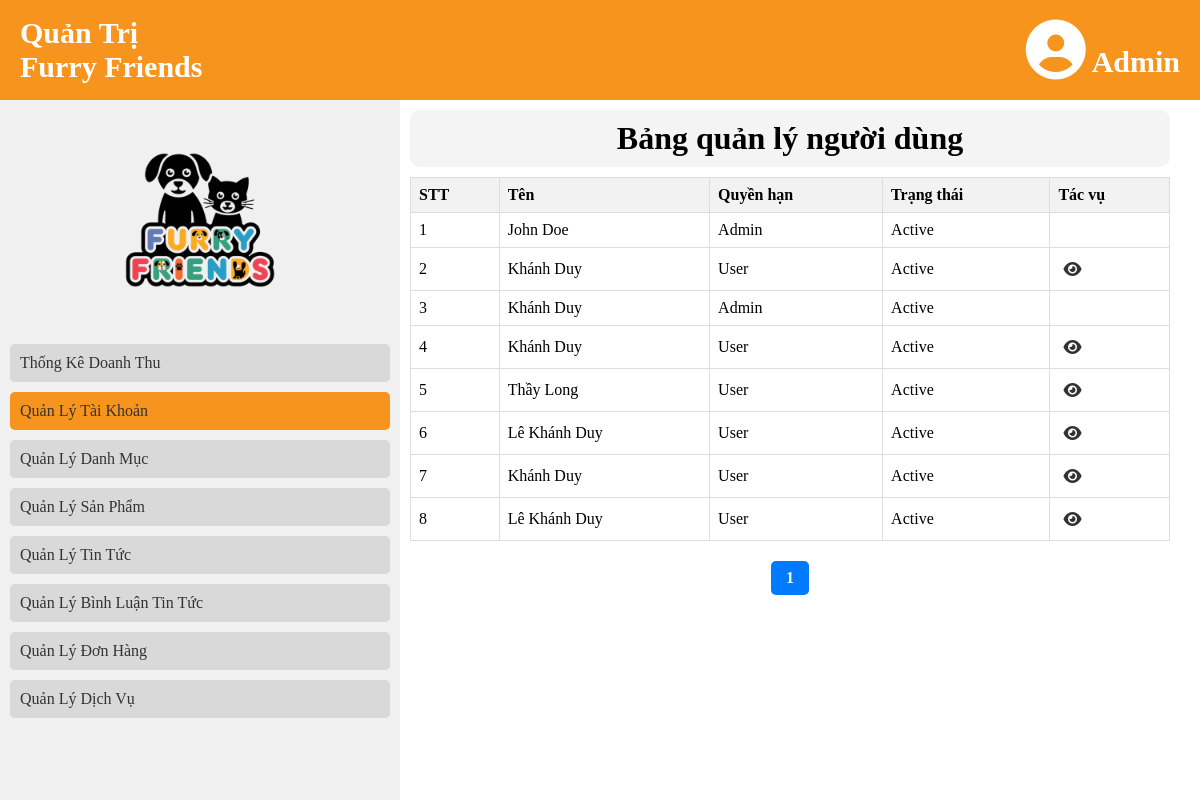
Page /admin.php?Page=quan_ly_tai_khoan (signed in) on the committed database.
### tables this page shows
CREATE TABLE `users` (
  `ID` int(11) NOT NULL,
  `Username` varchar(40) NOT NULL,
  `Password` varchar(100) NOT NULL,
  `Name` varchar(50) NOT NULL,
  `Phone` varchar(50) NOT NULL,
  `Email` varchar(50) NOT NULL,
  `Role` tinyint(1) NOT NULL,
  `Status` tinyint(1) NOT NULL
);

### admin/controller/Admin_Controller.php (called while the page is built, shortened)
<?php
class Admin_Controller
{
    public function __construct()
    {
        $this->Import_Database = new Database();
    }
    public function quan_ly_tai_khoan()
    {
        $Limit = 10;
        $Page_num = isset($_GET['Page_Num']) ? $_GET['Page_Num'] : 1;
        include_once 'admin/views/header.php';
        include_once 'admin/views/nav.php';
        include_once 'admin/views/quan_ly_tai_khoan.php';
    }
}

### admin/views/quan_ly_tai_khoan.php (the view, shortened to what this page needs)
<main>
    <h1 class="Title-Page-Main">Bảng quản lý người dùng</h1>
    <table>
        <tr>
            <th>STT</th>
            <th>Tên</th>
            <th>Quyền hạn</th>
            <th>Trạng thái</th>
            <th>Tác vụ</th>
        </tr>
        <?php
        $List_User = '';
        $STT = ($Page_num - 1) * $Limit + 1;
        foreach ($this->Import_Database->Get_User_By_Page($Limit, $Page_num) as $User) {
            $List_User .= '
                    <tr>
                        <td>' . $STT++ . '</td>
                        <td>' . $User['Name'] . '</td>';
            $List_User .= $User['Role'] == 1 ? '<td>Admin</td>' : '<td>User</td>';
            $List_User .= $User['Status'] == 1 ? '<td>Active</td>' : '<td>Lock</td>';
            if ($User['Role'] == 1) {
                $List_User .= '<td></td>';
            } else {
                $List_User .= '<td><a href="admin.php?Page=an_hien_tai_khoan&ID=' . $User['ID'] . '" style="align-item:center">'. ($User['Status'] == 1 ? '<i class="fa-solid fa-eye"></i>' : '<i class="fa-solid fa-eye-slash"></i>') . '</a></td>';
            }
            $List_User .= '</tr>';
        }
        echo $List_User;
        ?>
    </table>
    <div class="pagination">
        <?php
        for ($i = 1; $i <= ceil(count($this->Import_Database->Get_All_User()) / $Limit); $i++) {
            if (!isset($_GET['Page_Num'])) {
                echo '<a class="Select" href="admin.php?Page=quan_ly_tai_khoan&Page_Num=' . $i . '">' . $i . '</a>';
            } else if ($_GET['Page_Num'] == $i) {
                echo '<a class="Select" href="admin.php?Page=quan_ly_tai_khoan&Page_Num=' . $i . '">' . $i . '</a>';
            } else {
                echo '<a href="admin.php?Page=quan_ly_tai_khoan&Page_Num=' . $i . '">' . $i . '</a>';
            }
        }
        ?>
    </div>
</main>

### public/css/admin.css (style rules this page uses)
* { box-sizing: border-box; margin: 0; padding: 0; }
a { text-decoration: none; color: #333; }
main { width: calc(100% - 420px); margin-left: 400px; padding: 10px; }
.Title-Page-Main { width: 100%; margin-bottom: 10px; border-radius: 10px; padding: 10px; background-color: rgba(240, 240, 240, 0.7); text-align: center; }
.pagination { text-align: center; margin-top: 20px; }
.pagination a { display: inline-block; padding: 8px 15px; margin: 0 5px; background-color: #f1f1f1; color: #333; text-decoration: none; border-radius: 5px; }
.pagination .Select { background-color: #007bff; color: white; font-weight: bold; }

### admin/views/quan_ly_tai_khoan.php (style rules this page uses)
table { border-collapse: collapse; width: 100%; }
th, td { border: 1px solid #ddd; padding: 8px; text-align: left; }
th { background-color: #f2f2f2; }
td i { display: block; text-align: center; margin: 0 auto; padding: 5px; }

### rows in the picture
users: Name "John Doe", Role "Admin", Status "Active"
users: Name "Khánh Duy", Role "User", Status "Active"
users: Name "Khánh Duy", Role "Admin", Status "Active"
users: Name "Khánh Duy", Role "User", Status "Active"
users: Name "Thầy Long", Role "User", Status "Active"
users: Name "Lê Khánh Duy", Role "User", Status "Active"
users: Name "Khánh Duy", Role "User", Status "Active"
users: Name "Lê Khánh Duy", Role "User", Status "Active"
